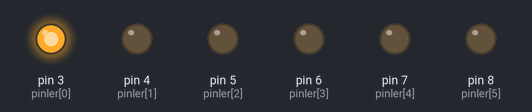
Recording of a sketch running on a simulated Arduino Uno, built with avr-gcc and run on an emulated ATmega328P. Parts: output pins drawn as LEDs (lit = HIGH).

Above: at 0.02 s.
At 0.32 s:
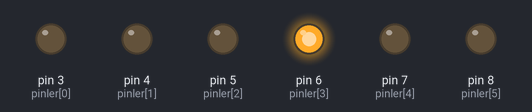
At 0.72 s:
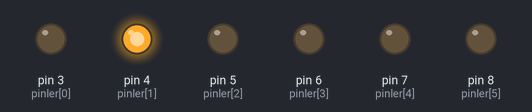
At 1.47 s:
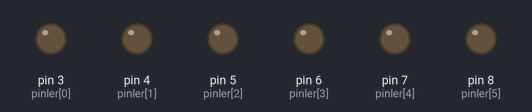
At 2.22 s:
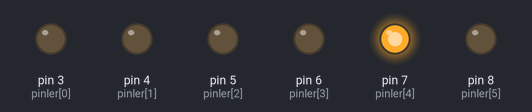
At 2.92 s:
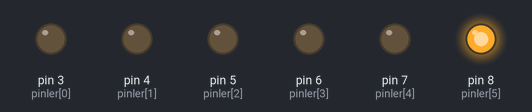
Timing chart, 0 to 3.2 s (numbered marks = the images above):
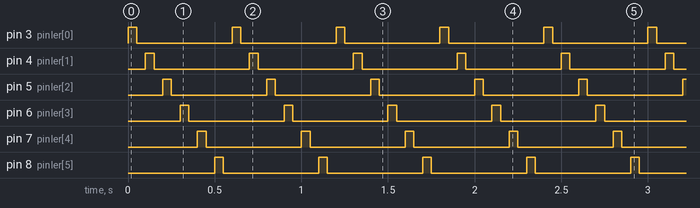

Measured:
- by itself, pin 3 (pinler[0]), pin 4 (pinler[1]), pin 5 (pinler[2]), pin 6 (pinler[3]), pin 7 (pinler[4]), pin 8 (pinler[5]): alternates HIGH for 0.05 s and LOW for 0.55 s
- by itself, everything shown: repeats every 0.60 s, in 12 steps

The sketch:

dizilerilekarasimsek.ino
```cpp
int pinler[] = {3,4,5,6,7,8};

void setup() {
  for(int i=0 ; i<6; i++)
  {
    pinMode(pinler[i],OUTPUT);
  }

}

void loop() {
  for(int j=0; j<6; j++)
  {
    digitalWrite(pinler[j], HIGH);
    delay(50);
    digitalWrite(pinler[j], LOW);
    delay(50);


  }


}
```
